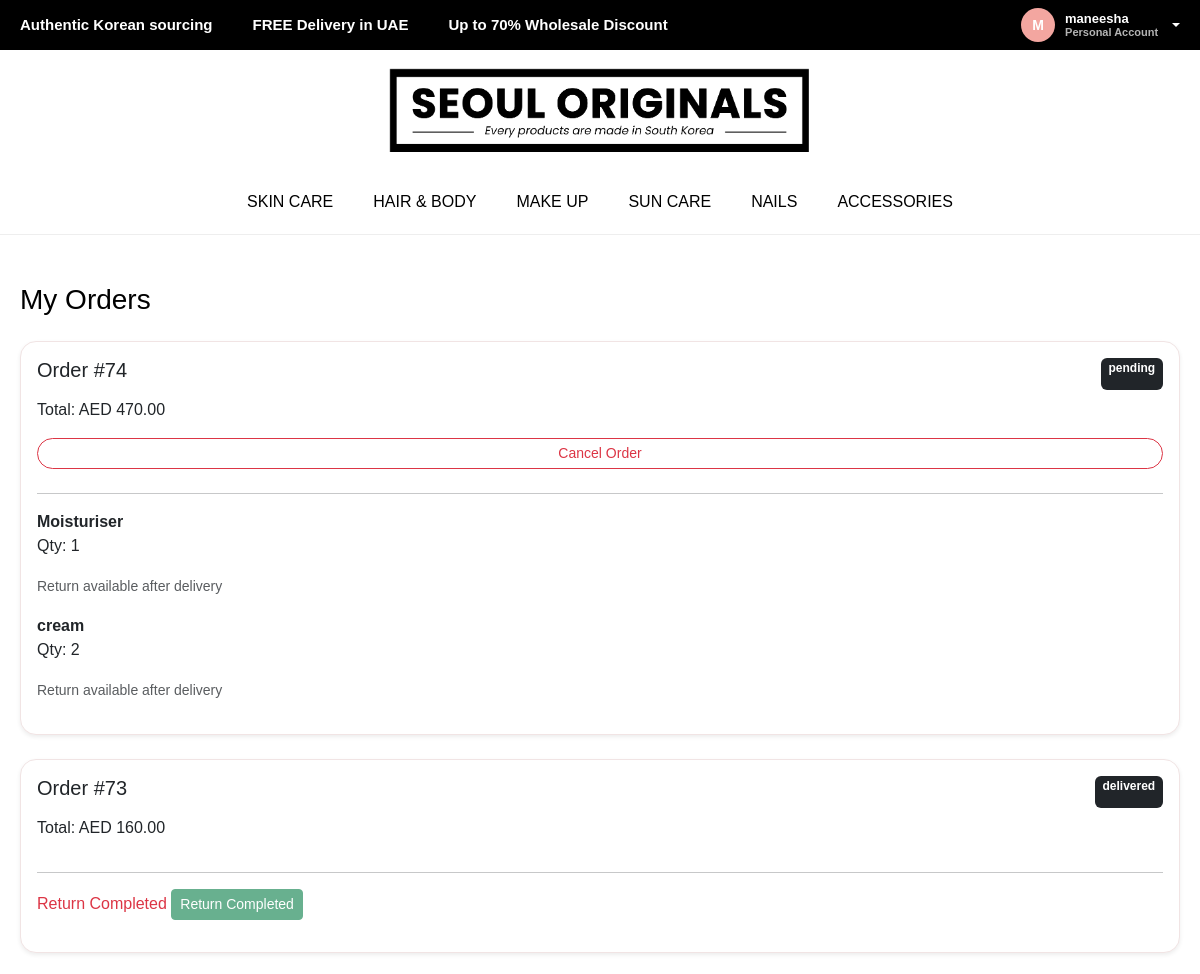
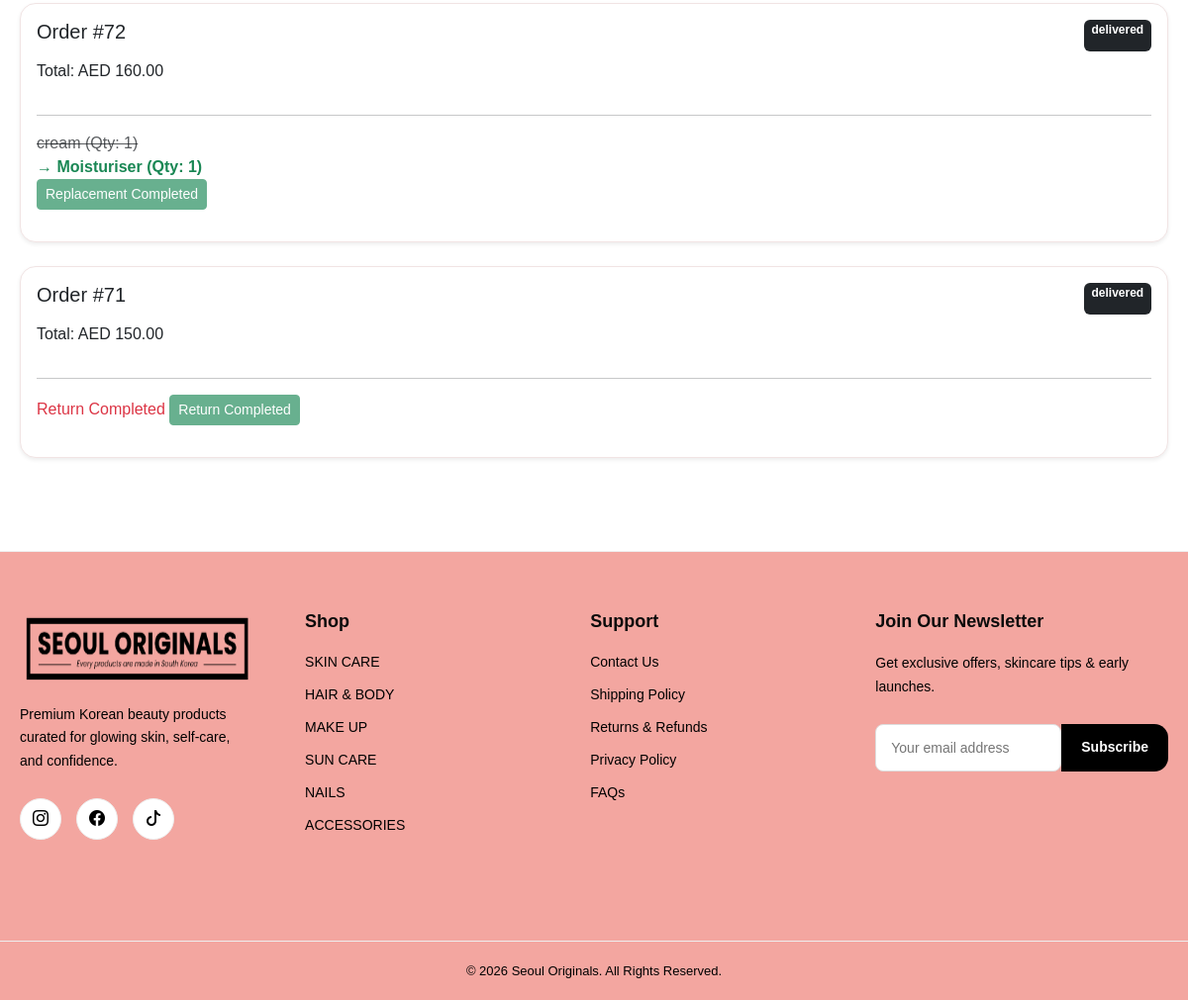
The page /orders/ (signed in) on the database as committed earlier (2 pictures, top to bottom).
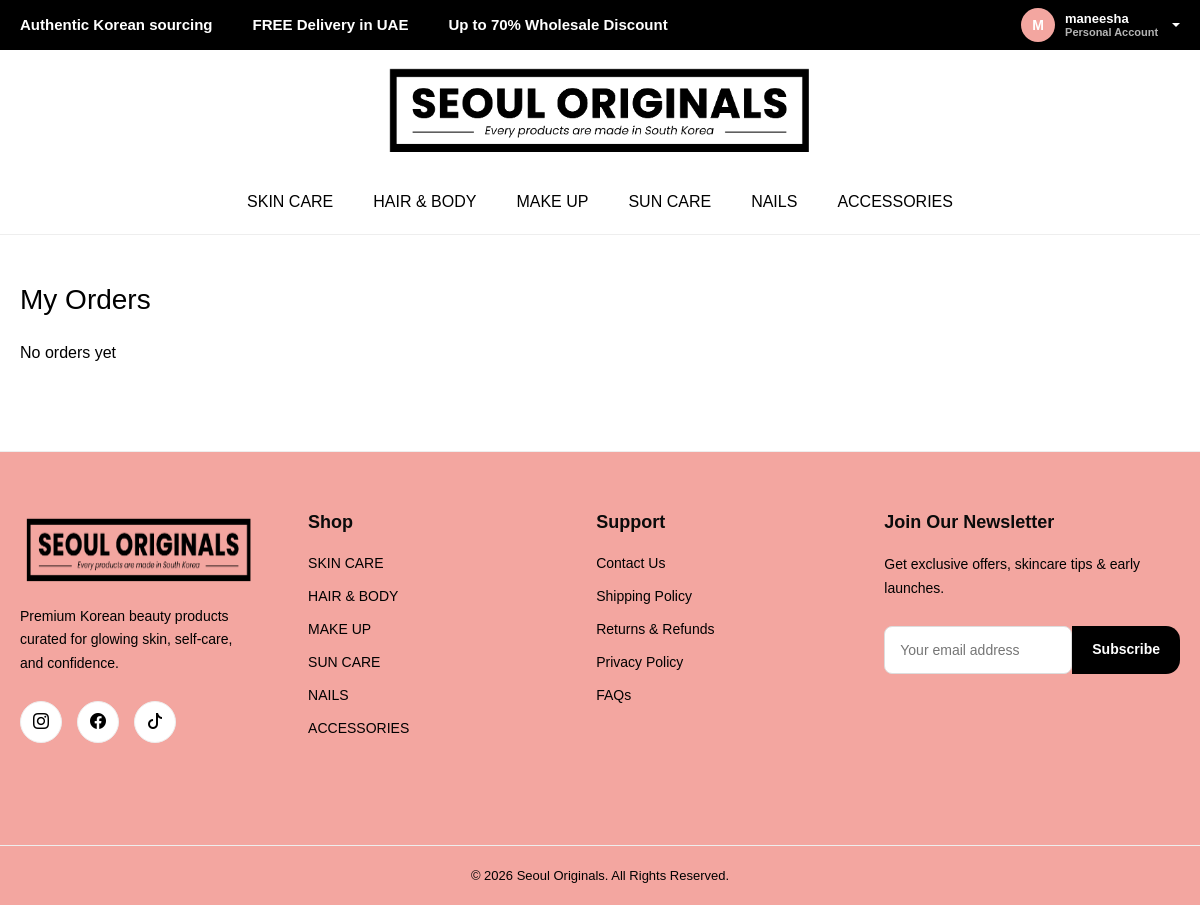
The same page on the database as committed later.
### shop/models.py (models this page shows, shortened)
class Category(models.Model):
    name = models.CharField(max_length=100)
    slug = models.SlugField(blank=True, null=True)

class Order(models.Model):
    STATUS_CHOICES = [
        ('pending', 'Pending'),
        ('processing', 'Processing'),
        ('shipped', 'Shipped'),
        ('delivered', 'Delivered'),
        ('cancelled', 'Cancelled'),
        ('replaced', 'Replaced'),  # ✅ ADDED
    ]
    user = models.ForeignKey(User, on_delete=models.CASCADE)
    parent_order = models.ForeignKey(
        'self',
        on_delete=models.SET_NULL,
        null=True,
        blank=True,
        related_name='replacements'
    )
    name = models.CharField(max_length=200)
    address = models.TextField()
    phone = models.CharField(max_length=20)
    total = models.DecimalField(max_digits=10, decimal_places=2)
    status = models.CharField(max_length=20, choices=STATUS_CHOICES, default='pending')
    created_at = models.DateTimeField(auto_now_add=True, db_index=True)

class OrderItem(models.Model):
    order = models.ForeignKey(Order, on_delete=models.CASCADE, related_name="items")
    product = models.ForeignKey(
        Product,
        on_delete=models.PROTECT,
        related_name="order_items"  # ✅ IMPORTANT
    )
    quantity = models.PositiveIntegerField()
    price = models.DecimalField(max_digits=10, decimal_places=2)

class Product(models.Model):
    name = models.CharField(max_length=200)
    slug = models.SlugField(unique=True, blank=True, null=True)
    description = models.TextField(blank=True)
    tag = models.CharField(max_length=100, blank=True)
    how_to_use = models.TextField(blank=True)
    ingredients = models.TextField(blank=True)
    authenticity = models.TextField(blank=True)
    shipping_info = models.TextField(blank=True)
    return_policy = models.TextField(blank=True)
    retail_price = models.DecimalField(max_digits=10, decimal_places=2)
    wholesale_price = models.DecimalField(max_digits=10, decimal_places=2)
    image = models.ImageField(upload_to='products/')
    stock = models.PositiveIntegerField(default=0)
    category = models.ForeignKey(Category, on_delete=models.SET_NULL, null=True, blank=True)
    is_hot_deal = models.BooleanField(default=False)

class ReturnRequest(models.Model):
    REQUEST_TYPE = [
        ('return', 'Return'),
        ('replace', 'Replace'),
    ]
    STATUS_CHOICES = [
        ('pending_pickup', 'Pending Pickup'),
        ('picked', 'Picked'),
        ('processing', 'Processing Replacement'),
        ('completed', 'Completed'),
        ('rejected', 'Rejected'),
    ]
    order_item = models.ForeignKey(OrderItem, on_delete=models.CASCADE)
    request_type = models.CharField(max_length=10, choices=REQUEST_TYPE)
    reason = models.TextField()
    damage_image = models.ImageField(upload_to='returns/', null=True, blank=True)
    replacement_product = models.ForeignKey(
        Product,
        on_delete=models.SET_NULL,
        null=True,
        blank=True
    )
    price_difference = models.DecimalField(max_digits=10, decimal_places=2, default=0)
    replacement_order = models.OneToOneField(
        Order,
        on_delete=models.SET_NULL,
        null=True,
        blank=True
    )
    pickup_tracking_id = models.CharField(max_length=100, blank=True)
    status = models.CharField(max_length=20, choices=STATUS_CHOICES, default='pending_pickup')
    is_picked = models.BooleanField(default=False)
    is_replacement_sent = models.BooleanField(default=False)
    is_completed = models.BooleanField(default=False)
    created_at = models.DateTimeField(auto_now_add=True)

### shop/views.py (the view)
# urls.py: path('orders/', views.orders, name='orders'),
@login_required
def orders(request):
    orders = Order.objects.filter(
        user=request.user,
        parent_order__isnull=True
    ).prefetch_related(
        'items__product',
        'items__returnrequest_set',  # ✅ IMPORTANT
        'replacements__items__product'
    ).order_by('-created_at')
    for order in orders:
        for item in order.items.all():
            item.latest_request = item.returnrequest_set.order_by('-created_at').first()
    replacement_orders = Order.objects.filter(
        user=request.user,
        parent_order__isnull=False
    )
    return render(request, 'orders.html', {
        'orders': orders,
        'replacement_orders': replacement_orders
    })

### shop/context_processors.py (called while the page is built)
def categories(request):
    return {
        'categories': Category.objects.all()
    }

### templates/orders.html (shortened to what this page needs)
{% extends 'base.html' %}
{% block content %}
<div class="container mt-5">
<h3 class="mb-4">My Orders</h3>
{% if orders %}
  {% for order in orders %}
  <div class="card mb-4 p-3 shadow-sm">
    <div class="d-flex justify-content-between">
      <h5>Order #{{ order.id }}</h5>
      <span class="badge bg-dark">{{ order.status }}</span>
    </div>
    <p class="mt-2">Total: AED {{ order.total }}</p>
    {% if order.status == "pending" or order.status == "processing" %}
      <a href="{% url 'cancel_order' order.id %}"
         class="btn btn-sm btn-outline-danger mb-2">
         Cancel Order
      </a>
    {% endif %}
    <hr>
    {% for item in order.items.all %}
    {% with req=item.latest_request %}
    <div class="mb-3">
      {% if req and req.request_type == "replace" and req.is_completed %}
        <div class="text-muted text-decoration-line-through">
          {{ item.product.name }} (Qty: {{ item.quantity }})
        </div>
        <div class="text-success fw-bold">
          → {{ req.replacement_product.name }} (Qty: {{ item.quantity }})
        </div>
      {% elif req and req.request_type == "return" and req.is_completed %}
        <span class="text-danger">
           Return Completed
        </span>
      {% else %}
        <strong>{{ item.product.name }}</strong>
        <p>Qty: {{ item.quantity }}</p>
      {% endif %}
      {% if order.status == "delivered" %}
        {% if req %}
          {% if req.request_type == "replace" %}
            {% if req.is_completed %}
              <button class="btn btn-success btn-sm" disabled>
                Replacement Completed
              </button>
            {% elif req.replacement_product %}
              <a href="{% url 'confirm_replacement' req.id %}"
                class="btn btn-warning btn-sm">
                Continue Replacement
              </a>
            {% else %}
              <a href="{% url 'home' %}"
                class="btn btn-outline-dark btn-sm">
                Choose Replacement
              </a>
            {% endif %}
          {% elif req.request_type == "return" %}
            {% if req.is_completed %}
              <button class="btn btn-success btn-sm" disabled>
                Return Completed
              </button>
            {% else %}
              <button class="btn btn-warning btn-sm" disabled>
                Return In Progress
              </button>
            {% endif %}
          {% endif %}
        {% else %}
          <a href="{% url 'create_return_request' item.id %}"
            class="btn btn-sm btn-outline-dark">
            Return / Replace
          </a>
        {% endif %}
      {% else %}
        <small class="text-muted">
          Return available after delivery
        </small>
      {% endif %}
    </div>
    {% endwith %}
    {% endfor %}
  </div>
  {% endfor %}
{% else %}
  <p>No orders yet</p>
{% endif %}
</div>
{% endblock %}

### templates/base.html (shortened to what this page needs)
{% load static %}
<!DOCTYPE html>
<html>
<head>
  <link href="https://cdn.jsdelivr.net/npm/bootstrap@5.3.0/dist/css/bootstrap.min.css" rel="stylesheet">
  <link rel="stylesheet" href="{% static 'css/style.css' %}">
  <link rel="stylesheet" href="https://cdn.jsdelivr.net/npm/swiper@11/swiper-bundle.min.css"/>
  <link rel="stylesheet" href="https://cdn.jsdelivr.net/npm/bootstrap-icons@1.11.3/font/bootstrap-icons.min.css">
</head>
<body>
<div class="topbar">
  <div class="container topbar-inner">
    <div class="topbar-left">
      <div class="marquee">
        <span class="textsize">Authentic Korean sourcing</span>
        <span class="textsize">FREE Delivery in UAE</span>
        <span class="textsize">Up to 70% Wholesale Discount</span>
      </div>
    </div>
    <div class="auth-links">
{% if user.is_authenticated %}
  <div class="user-box dropdown">
    <div class="user-display dropdown-toggle" data-bs-toggle="dropdown">
      <div class="avatar">
        {{ user.username|first|upper }}
      </div>
      <div class="user-info">
        <div class="user-name">{{ user.username }}</div>
        {% if user.userprofile.account_type == 'wholesale' %}
          <div class="user-sub">
            {{ user.userprofile.company_name|default:"Wholesale Client" }}
          </div>
          {% if not user.userprofile.approved %}
            <span class="badge-status pending">Pending</span>
          {% else %}
            <span class="badge-status approved">Wholesale</span>
          {% endif %}
        {% else %}
          <div class="user-sub">Personal Account</div>
        {% endif %}
      </div>
    </div>
  </div>
{% else %}
  <a href="/login" class="auth-link">Login</a>
  <span class="divider">|</span>
  <a href="/signup" class="auth-link">Create Account</a>
{% endif %}
</div>
  </div>
</div>
<div class="logo-area">
  <a href="/">
    <img src="{% static 'images/logo.png' %}" class="logo" alt="Logo">
  </a>
</div>
<div class="nav-bar d-none d-lg-flex">
  {% for c in categories %}
    <a href="{% url 'category' c.slug %}">{{ c.name }}</a>
  {% endfor %}
</div>
<main class="main-content">
  {% block content %}{% endblock %}
</main>
<footer class="site-footer">
  <div class="footer-container">
    <div class="footer-col">
      <img
        src="{% static 'images/logo.png' %}"
        alt="Logo"
        class="footer-brand-logo"
      >
      <p class="footer-text">
        Premium Korean beauty products curated for glowing skin,
        self-care, and confidence.
      </p>
      <div class="footer-socials">
        <a href="#"><i class="bi bi-instagram"></i></a>
        <a href="#"><i class="bi bi-facebook"></i></a>
        <a href="#"><i class="bi bi-tiktok"></i></a>
      </div>
    </div>
    <div class="footer-col">
      <h4>Shop</h4>
      {% for c in categories %}
        <a href="{% url 'category' c.slug %}">
          {{ c.name }}
        </a>
      {% endfor %}
    </div>
    <div class="footer-col">
      <h4>Support</h4>
      <a href="#">Contact Us</a>
      <a href="#">Shipping Policy</a>
      <a href="#">Returns & Refunds</a>
      <a href="#">Privacy Policy</a>
      <a href="#">FAQs</a>
    </div>
    <div class="footer-col">
      <h4>Join Our Newsletter</h4>
      <p class="footer-text">
        Get exclusive offers, skincare tips & early launches.
      </p>
      <form class="footer-newsletter">
        <input
          type="email"
          placeholder="Your email address"
          required
        >
        <button type="submit">
          Subscribe
        </button>
      </form>
    </div>
  </div>
  <div class="footer-bottom">
    © 2026 Seoul Originals. All Rights Reserved.
  </div>
</footer>
</body>
</html>

### static/css/style.css (style rules this page uses)
body { font-family: Helvetica, sans-serif; background: #fff; color: #000; margin: 0; height:100%; }
body { min-height:100vh; display:flex; flex-direction:column; height:100%; }
.topbar { background: #000; color: white; font-size: 35px; padding: 8px 0; font-weight: bold; }
.topbar-inner { display: flex; align-items: center; justify-content: space-between; flex-wrap: nowrap; }
.topbar-left { flex: 1; overflow: hidden; white-space: nowrap; }
.marquee { display: flex; white-space: nowrap; overflow: hidden; }
.marquee span { margin-right: 40px; color: white; font-size: 15px; }
.auth-links { flex-shrink: 0; padding-left: 8px; margin-left: auto; display: flex; align-items: center; gap: 10px; font-size: 15px; }
.logo-area { text-align: center; }
.logo { height: clamp(50px, 10vw, 100px); margin: 10px; }
.nav-bar { display: flex; justify-content: center; gap: 40px; padding: 20px 15px; border-bottom: 1px solid #eee; font-size: 16px; text-transform: uppercase; flex-wrap: wrap; }
.nav-bar a { color: #000; text-decoration: none; }
input, textarea { border-radius: 8px !important; }
.user-box { display: flex; align-items: center; }
.avatar { width: 34px; height: 34px; border-radius: 50%; background: #f3a6a0; color: white; display: flex; align-items: center; justify-content: center; font-weight: bold; font-size: 14px; }
.user-display { display: flex; align-items: center; gap: 10px; cursor: pointer; }
.user-info { display: flex; flex-direction: column; line-height: 1.2; }
.user-name { font-size: 13px; font-weight: 600; color: white; }
.user-sub { font-size: 11px; color: rgba(255,255,255,0.7); }
.container { max-width: 1400px; margin: 0 auto; padding: 0 20px; }
.site-footer { background: #faf7f7 !important; border-top: 1px solid #eee !important; margin-top: 70px !important; width: 100% !important; }
.footer-container { max-width: 1400px !important; margin: auto !important; padding: 60px 20px !important; display: grid !important; grid-template-columns: repeat(4, 1fr) !important; gap: 50px !important; }
.footer-col h4 { font-size: 18px !important; margin-bottom: 20px !important; }
.footer-col a { display: block !important; color: #666 !important; text-decoration: none !important; margin-bottom: 12px !important; }
.footer-text { color: #666 !important; line-height: 1.7 !important; }
.footer-socials { display: flex !important; gap: 15px !important; }
.footer-socials a { width: 42px !important; height: 42px !important; border-radius: 50% !important; border: 1px solid #eee !important; display: flex !important; align-items: center !important; justify-content: center !important; }
.footer-newsletter { display: flex !important; margin-top: 15px !important; }
.footer-newsletter input { flex: 1 !important; height: 48px !important; border: 1px solid #ddd !important; padding: 0 15px !important; }
.footer-newsletter button { height: 48px !important; border: none !important; background: black !important; color: white !important; padding: 0 20px !important; }
.footer-bottom { border-top: 1px solid #eee !important; text-align: center !important; padding: 20px !important; margin-top: 30px !important; }

Rows that differ between the two databases and show on the page:
removed Order: id "74", status "pending", total "470.00", shows "Cancel Order"
removed OrderItem: product.name "Moisturiser", quantity "1", shows "Return available after delivery", shown under "74"
removed OrderItem: product.name "cream", quantity "2", shows "Return available after delivery", shown under "74"
removed Order: id "73", status "delivered", total "160.00"
removed OrderItem: shows "Return Completed", shown under "73"
removed Order: id "72", status "delivered", total "160.00"
removed OrderItem: product.name "cream", quantity "1", latest_request.replacement_product.name "Moisturiser", shows "Replacement Completed", shown under "72"
removed Order: id "71", status "delivered", total "150.00"
removed OrderItem: shows "Return Completed", shown under "71"
Other text that changed with them:
text now shown: "No orders yet"
